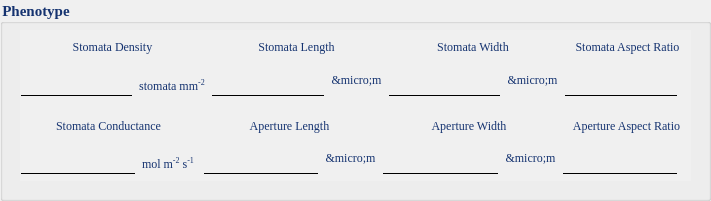
   <widget class="QGroupBox" name="groupBox_4">
    <property name="geometry">
     <rect>
      <x>270</x>
      <y>370</y>
      <width>711</width>
      <height>201</height>
     </rect>
    </property>
    <property name="font">
     <font>
      <family>Times New Roman</family>
      <pointsize>11</pointsize>
      <weight>75</weight>
      <bold>true</bold>
     </font>
    </property>
    <property name="styleSheet">
     <string notr="true">color: rgb(21, 51, 112);
background-color: rgb(240,240, 240);</string>
    </property>
    <property name="title">
     <string>Phenotype</string>
    </property>
    <widget class="QWidget" name="layoutWidget">
     <property name="geometry">
      <rect>
       <x>20</x>
       <y>30</y>
       <width>671</width>
       <height>151</height>
      </rect>
     </property>
     <layout class="QVBoxLayout" name="verticalLayout_10">
      <item>
       <layout class="QHBoxLayout" name="horizontalLayout_2">
        <item>
         <layout class="QVBoxLayout" name="verticalLayout_3">
          <item>
           <widget class="QLabel" name="label">
            <property name="font">
             <font>
              <family>Times New Roman</family>
              <pointsize>9</pointsize>
             </font>
            </property>
            <property name="text">
             <string>Stomata Density</string>
            </property>
            <property name="alignment">
             <set>Qt::AlignCenter</set>
            </property>
           </widget>
          </item>
          <item>
           <layout class="QHBoxLayout" name="horizontalLayout_5" stretch="0,0">
            <item>
             <widget class="QLineEdit" name="density">
              <property name="font">
               <font>
                <family>Times New Roman</family>
                <pointsize>10</pointsize>
               </font>
              </property>
              <property name="focusPolicy">
               <enum>Qt::NoFocus</enum>
              </property>
              <property name="styleSheet">
               <string notr="true">background-color: rgb(240, 240, 240);
border: 1px solid black;
border-bottom-color: rgb(0, 0, 0);
border-top-color: rgb(240, 240, 240);
border-right-color: rgb(240, 240, 240);
border-left-color: rgb(240, 240, 240);
padding: 0px;</string>
              </property>
              <property name="alignment">
               <set>Qt::AlignCenter</set>
              </property>
             </widget>
            </item>
            <item>
             <widget class="QLabel" name="label_7">
              <property name="font">
               <font>
                <family>Times New Roman</family>
                <pointsize>9</pointsize>
               </font>
              </property>
              <property name="text">
               <string>&lt;html&gt;&lt;head/&gt;&lt;body&gt;&lt;p&gt;stomata mm&lt;span style=&quot; vertical-align:super;&quot;&gt;-2&lt;/span&gt;&lt;/p&gt;&lt;/body&gt;&lt;/html&gt;</string>
              </property>
              <property name="textFormat">
               <enum>Qt::MarkdownText</enum>
              </property>
              <property name="alignment">
               <set>Qt::AlignCenter</set>
              </property>
             </widget>
            </item>
           </layout>
          </item>
         </layout>
        </item>
        <item>
         <layout class="QVBoxLayout" name="verticalLayout_6">
          <item>
           <widget class="QLabel" name="label_2">
            <property name="font">
             <font>
              <family>Times New Roman</family>
              <pointsize>9</pointsize>
             </font>
            </property>
            <property name="text">
             <string>Stomata Length</string>
            </property>
            <property name="alignment">
             <set>Qt::AlignCenter</set>
            </property>
           </widget>
          </item>
          <item>
           <layout class="QHBoxLayout" name="horizontalLayout_6" stretch="0,0">
            <item>
             <widget class="QLineEdit" name="stoma_length">
              <property name="font">
               <font>
                <family>Times New Roman</family>
                <pointsize>10</pointsize>
               </font>
              </property>
              <property name="focusPolicy">
               <enum>Qt::NoFocus</enum>
              </property>
              <property name="styleSheet">
               <string notr="true">background-color: rgb(240, 240, 240);
border: 1px solid black;
border-bottom-color: rgb(0, 0, 0);
border-top-color: rgb(240, 240, 240);
border-right-color: rgb(240, 240, 240);
border-left-color: rgb(240, 240, 240);
</string>
              </property>
              <property name="alignment">
               <set>Qt::AlignCenter</set>
              </property>
             </widget>
            </item>
            <item>
             <widget class="QLabel" name="label_8">
              <property name="font">
               <font>
                <family>Times New Roman</family>
                <pointsize>9</pointsize>
               </font>
              </property>
              <property name="layoutDirection">
               <enum>Qt::LeftToRight</enum>
              </property>
              <property name="frameShadow">
               <enum>QFrame::Sunken</enum>
              </property>
              <property name="text">
               <string>&amp;micro;m
</string>
              </property>
              <property name="textFormat">
               <enum>Qt::MarkdownText</enum>
              </property>
              <property name="alignment">
               <set>Qt::AlignCenter</set>
              </property>
             </widget>
            </item>
           </layout>
          </item>
         </layout>
        </item>
        <item>
         <layout class="QVBoxLayout" name="verticalLayout_7">
          <item>
           <widget class="QLabel" name="label_3">
            <property name="font">
             <font>
              <family>Times New Roman</family>
              <pointsize>9</pointsize>
             </font>
            </property>
            <property name="text">
             <string>Stomata Width</string>
            </property>
            <property name="alignment">
             <set>Qt::AlignCenter</set>
            </property>
           </widget>
          </item>
          <item>
           <layout class="QHBoxLayout" name="horizontalLayout_15" stretch="0,0">
            <item>
             <widget class="QLineEdit" name="stoma_width">
              <property name="font">
               <font>
                <family>Times New Roman</family>
                <pointsize>10</pointsize>
               </font>
              </property>
              <property name="focusPolicy">
               <enum>Qt::NoFocus</enum>
              </property>
              <property name="styleSheet">
               <string notr="true">background-color: rgb(240, 240, 240);
border: 1px solid black;
border-bottom-color: rgb(0, 0, 0);
border-top-color: rgb(240, 240, 240);
border-right-color: rgb(240, 240, 240);
border-left-color: rgb(240, 240, 240);

</string>
              </property>
              <property name="alignment">
               <set>Qt::AlignCenter</set>
              </property>
             </widget>
            </item>
            <item>
             <widget class="QLabel" name="label_15">
              <property name="font">
               <font>
                <family>Times New Roman</family>
                <pointsize>9</pointsize>
               </font>
              </property>
              <property name="layoutDirection">
               <enum>Qt::LeftToRight</enum>
              </property>
              <property name="frameShadow">
               <enum>QFrame::Sunken</enum>
              </property>
              <property name="text">
               <string>&amp;micro;m
</string>
              </property>
              <property name="textFormat">
               <enum>Qt::MarkdownText</enum>
              </property>
              <property name="alignment">
               <set>Qt::AlignCenter</set>
              </property>
             </widget>
            </item>
           </layout>
          </item>
         </layout>
        </item>
        <item>
         <layout class="QVBoxLayout" name="verticalLayout_8">
          <item>
           <widget class="QLabel" name="label_4">
            <property name="font">
             <font>
              <family>Times New Roman</family>
              <pointsize>9</pointsize>
             </font>
            </property>
            <property name="text">
             <string>Stomata Aspect Ratio</string>
            </property>
            <property name="alignment">
             <set>Qt::AlignCenter</set>
            </property>
           </widget>
          </item>
          <item>
           <layout class="QHBoxLayout" name="horizontalLayout_7" stretch="0,0">
            <item>
             <widget class="QLineEdit" name="stoma_aspect">
              <property name="sizePolicy">
               <sizepolicy hsizetype="Expanding" vsizetype="Fixed">
                <horstretch>0</horstretch>
                <verstretch>0</verstretch>
               </sizepolicy>
              </property>
              <property name="font">
               <font>
                <family>Times New Roman</family>
                <pointsize>10</pointsize>
               </font>
              </property>
              <property name="focusPolicy">
               <enum>Qt::NoFocus</enum>
              </property>
              <property name="styleSheet">
               <string notr="true">background-color: rgb(240, 240, 240);
border: 1px solid black;
border-bottom-color: rgb(0, 0, 0);
border-top-color: rgb(240, 240, 240);
border-right-color: rgb(240, 240, 240);
border-left-color: rgb(240, 240, 240);
</string>
              </property>
              <property name="alignment">
               <set>Qt::AlignCenter</set>
              </property>
             </widget>
            </item>
            <item>
             <widget class="QLabel" name="label_17">
              <property name="font">
               <font>
                <family>Times New Roman</family>
                <pointsize>9</pointsize>
               </font>
              </property>
              <property name="layoutDirection">
               <enum>Qt::LeftToRight</enum>
              </property>
              <property name="frameShadow">
               <enum>QFrame::Sunken</enum>
              </property>
              <property name="text">
               <string/>
              </property>
              <property name="textFormat">
               <enum>Qt::MarkdownText</enum>
              </property>
              <property name="alignment">
               <set>Qt::AlignCenter</set>
              </property>
             </widget>
            </item>
           </layout>
          </item>
         </layout>
        </item>
       </layout>
      </item>
      <item>
       <layout class="QHBoxLayout" name="horizontalLayout_8">
        <item>
         <layout class="QVBoxLayout" name="verticalLayout_14">
          <item>
           <widget class="QLabel" name="label_5">
            <property name="font">
             <font>
              <family>Times New Roman</family>
              <pointsize>9</pointsize>
             </font>
            </property>
            <property name="text">
             <string>Stomata Conductance</string>
            </property>
            <property name="alignment">
             <set>Qt::AlignCenter</set>
            </property>
           </widget>
          </item>
          <item>
           <layout class="QHBoxLayout" name="horizontalLayout_9" stretch="0,0">
            <item>
             <widget class="QLineEdit" name="conductance">
              <property name="font">
               <font>
                <family>Times New Roman</family>
                <pointsize>10</pointsize>
               </font>
              </property>
              <property name="focusPolicy">
               <enum>Qt::NoFocus</enum>
              </property>
              <property name="styleSheet">
               <string notr="true">background-color: rgb(240, 240, 240);
border: 1px solid black;
border-bottom-color: rgb(0, 0, 0);
border-top-color: rgb(240, 240, 240);
border-right-color: rgb(240, 240, 240);
border-left-color: rgb(240, 240, 240);
</string>
              </property>
              <property name="alignment">
               <set>Qt::AlignCenter</set>
              </property>
             </widget>
            </item>
            <item>
             <widget class="QLabel" name="label_11">
              <property name="font">
               <font>
                <family>Times New Roman</family>
                <pointsize>9</pointsize>
               </font>
              </property>
              <property name="text">
               <string>mol m&lt;sup&gt;-2&lt;/sup&gt; s&lt;sup&gt;-1&lt;/sup&gt;
</string>
              </property>
              <property name="textFormat">
               <enum>Qt::MarkdownText</enum>
              </property>
             </widget>
            </item>
           </layout>
          </item>
         </layout>
        </item>
        <item>
         <layout class="QVBoxLayout" name="verticalLayout_11">
          <item>
           <widget class="QLabel" name="label_6">
            <property name="font">
             <font>
              <family>Times New Roman</family>
              <pointsize>9</pointsize>
             </font>
            </property>
            <property name="text">
             <string>Aperture Length</string>
            </property>
            <property name="alignment">
             <set>Qt::AlignCenter</set>
            </property>
           </widget>
          </item>
          <item>
           <layout class="QHBoxLayout" name="horizontalLayout_12" stretch="0,0">
            <item>
             <widget class="QLineEdit" name="aperture_length">
              <property name="font">
               <font>
                <family>Times New Roman</family>
                <pointsize>10</pointsize>
               </font>
              </property>
              <property name="focusPolicy">
               <enum>Qt::NoFocus</enum>
              </property>
              <property name="styleSheet">
               <string notr="true">background-color: rgb(240, 240, 240);
border: 1px solid black;
border-bottom-color: rgb(0, 0, 0);
border-top-color: rgb(240, 240, 240);
border-right-color: rgb(240, 240, 240);
border-left-color: rgb(240, 240, 240);
</string>
              </property>
              <property name="alignment">
               <set>Qt::AlignCenter</set>
              </property>
             </widget>
            </item>
            <item>
             <widget class="QLabel" name="label_12">
              <property name="font">
               <font>
                <family>Times New Roman</family>
                <pointsize>9</pointsize>
               </font>
              </property>
              <property name="layoutDirection">
               <enum>Qt::LeftToRight</enum>
              </property>
              <property name="frameShadow">
               <enum>QFrame::Sunken</enum>
              </property>
              <property name="text">
               <string>&amp;micro;m
</string>
              </property>
              <property name="textFormat">
               <enum>Qt::MarkdownText</enum>
              </property>
              <property name="alignment">
               <set>Qt::AlignCenter</set>
              </property>
             </widget>
            </item>
           </layout>
          </item>
         </layout>
        </item>
        <item>
         <layout class="QVBoxLayout" name="verticalLayout_12">
          <item>
           <widget class="QLabel" name="label_13">
            <property name="font">
             <font>
              <family>Times New Roman</family>
              <pointsize>9</pointsize>
             </font>
            </property>
            <property name="text">
             <string>Aperture Width</string>
            </property>
            <property name="alignment">
             <set>Qt::AlignCenter</set>
            </property>
           </widget>
          </item>
          <item>
           <layout class="QHBoxLayout" name="horizontalLayout_16" stretch="0,0">
            <item>
             <widget class="QLineEdit" name="aperture_width">
              <property name="font">
               <font>
                <family>Times New Roman</family>
                <pointsize>10</pointsize>
               </font>
              </property>
              <property name="focusPolicy">
               <enum>Qt::NoFocus</enum>
              </property>
              <property name="styleSheet">
               <string notr="true">background-color: rgb(240, 240, 240);
border: 1px solid black;
border-bottom-color: rgb(0, 0, 0);
border-top-color: rgb(240, 240, 240);
border-right-color: rgb(240, 240, 240);
border-left-color: rgb(240, 240, 240);

</string>
              </property>
              <property name="alignment">
               <set>Qt::AlignCenter</set>
              </property>
             </widget>
            </item>
            <item>
             <widget class="QLabel" name="label_16">
              <property name="font">
               <font>
                <family>Times New Roman</family>
                <pointsize>9</pointsize>
               </font>
              </property>
              <property name="layoutDirection">
               <enum>Qt::LeftToRight</enum>
              </property>
              <property name="frameShadow">
               <enum>QFrame::Sunken</enum>
              </property>
              <property name="text">
               <string>&amp;micro;m
</string>
              </property>
              <property name="textFormat">
               <enum>Qt::MarkdownText</enum>
              </property>
              <property name="alignment">
               <set>Qt::AlignCenter</set>
              </property>
             </widget>
            </item>
           </layout>
          </item>
         </layout>
        </item>
        <item>
         <layout class="QVBoxLayout" name="verticalLayout_13">
          <item>
           <widget class="QLabel" name="label_14">
            <property name="font">
             <font>
              <family>Times New Roman</family>
              <pointsize>9</pointsize>
             </font>
            </property>
            <property name="text">
             <string>Aperture Aspect Ratio</string>
            </property>
            <property name="alignment">
             <set>Qt::AlignCenter</set>
            </property>
           </widget>
          </item>
          <item>
           <layout class="QHBoxLayout" name="horizontalLayout_13" stretch="0,0">
            <item>
             <widget class="QLineEdit" name="aperture_aspect">
              <property name="sizePolicy">
               <sizepolicy hsizetype="Expanding" vsizetype="Fixed">
                <horstretch>0</horstretch>
                <verstretch>0</verstretch>
               </sizepolicy>
              </property>
              <property name="font">
               <font>
                <family>Times New Roman</family>
                <pointsize>10</pointsize>
               </font>
              </property>
              <property name="focusPolicy">
               <enum>Qt::NoFocus</enum>
              </property>
              <property name="styleSheet">
               <string notr="true">background-color: rgb(240, 240, 240);
border: 1px solid black;
border-bottom-color: rgb(0, 0, 0);
border-top-color: rgb(240, 240, 240);
border-right-color: rgb(240, 240, 240);
border-left-color: rgb(240, 240, 240);
</string>
              </property>
              <property name="alignment">
               <set>Qt::AlignCenter</set>
              </property>
             </widget>
            </item>
            <item>
             <widget class="QLabel" name="label_18">
              <property name="font">
               <font>
                <family>Times New Roman</family>
                <pointsize>9</pointsize>
               </font>
              </property>
              <property name="layoutDirection">
               <enum>Qt::LeftToRight</enum>
              </property>
              <property name="frameShadow">
               <enum>QFrame::Sunken</enum>
              </property>
              <property name="text">
               <string/>
              </property>
              <property name="textFormat">
               <enum>Qt::MarkdownText</enum>
              </property>
              <property name="alignment">
               <set>Qt::AlignCenter</set>
              </property>
             </widget>
            </item>
           </layout>
          </item>
         </layout>
        </item>
       </layout>
      </item>
     </layout>
    </widget>
   </widget>
